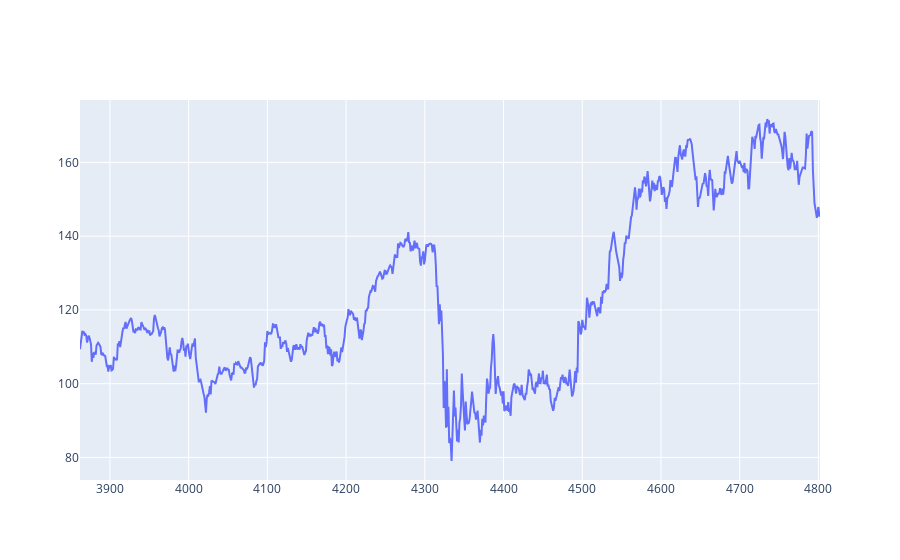

This figure's notebook cell:
### Code cell
fig = go.Figure()
fig.add_trace(go.Scatter(x=data.index[-len(x_test):], y=data['close'][-len(x_test):], mode='lines', name='closing price'))

# fig.update_xaxes(range=["2018-07-01", "2021-11-01"])
# fig.update_yaxes(range=[500, 2500])

### Figure 1 — Plotly figure (JSON) as saved in the notebook; plotly's stock layout.template omitted (floating-point values rounded to 4 significant figures; data arrays with more than 128 entries replaced by an {"elided": "..."} marker saying what was removed)
{"data": [{"mode": "lines", "name": "closing price", "type": "scatter", "x": {"elided": "941 int values"}, "y": {"elided": "941 float values"}}], "layout": {}}
